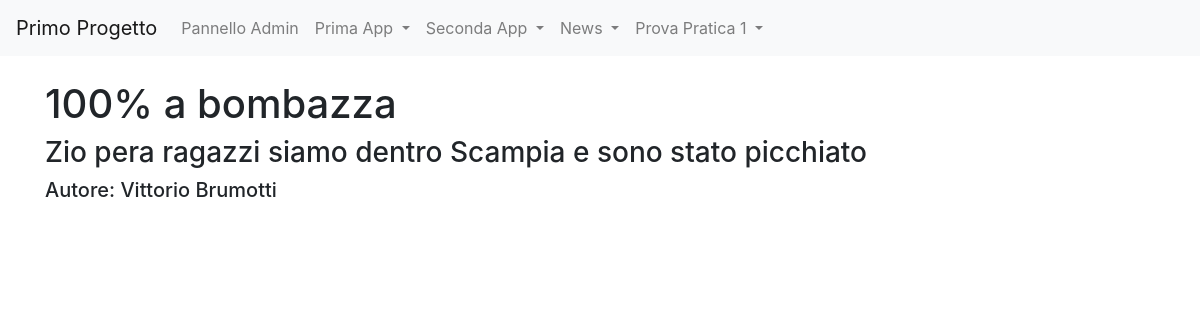
/news/articoli/5, run on the app's committed database.
### news/models.py (models this page shows, shortened)
class Articolo(models.Model):
    titolo = models.CharField(max_length=100)
    contenuto = models.TextField()
    giornalista = models.ForeignKey(Giornalista, on_delete = models.CASCADE, related_name="articoli")
    data = models.DateField(auto_now = True, blank = True)
    visualizzazioni = models.IntegerField(default = 0, blank = True)
    class Meta:
        verbose_name = "articolo"
        verbose_name_plural = "articoli"

class Giornalista(models.Model):
    nome = models.CharField(max_length=20)
    cognome = models.CharField(max_length=20)
    anno_di_nascita = models.DateField(blank = True)
    def __str__(self):
        return self.nome + " " + self.cognome
    class Meta:
        verbose_name = "Giornalista"
        verbose_name_plural = "Giornalisti"

### news/views.py (the view)
# urls.py: path('articoli/<int:pk>', articoloDetailView, name = 'articolo_detail'),
def articoloDetailView(request, pk):
    articolo = get_object_or_404(Articolo, pk = pk)
    context = {"articolo": articolo}
    return render(request, "articolo_detail.html", context)

### news/templates/articolo_detail.html (shortened to what this page needs)
{% extends "base.html" %}
{% block content %}
    <h1>{{ articolo.titolo }}</h1>
    <h3>{{ articolo.contenuto }}</h3>
    <h5>Autore: {{ articolo.giornalista }}</h5>
{% endblock content %}

### data on the page
Articolo: titolo "100% a bombazza", contenuto "Zio pera ragazzi siamo dentro Scampia e sono stato picchiato", giornalista "Vittorio Brumotti"
